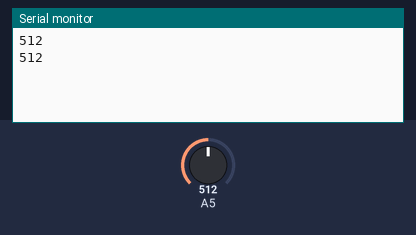
This sketch was run on a simulated Arduino Uno, built with avr-gcc and run on an emulated ATmega328P. On the bench: the last lines printed to the serial monitor. The test bench sets the inputs (shaded band); at power-on: A5 = 512.

Above: at 1.8 s.
1.9 s: A5 set to 716
At 2.8 s:
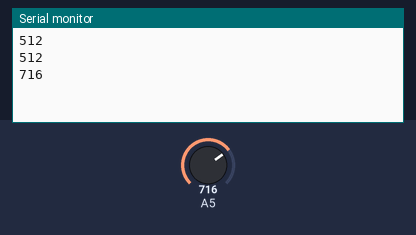
3.4 s: A5 set to 900
At 4.8 s:
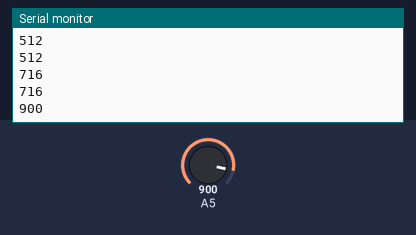
Timing chart, 0 to 6.4 s (numbered marks = the images above; inputs shaded):
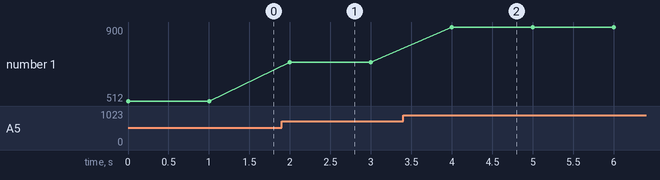

Measured:
- after the input at 1.9 s, the serial monitor: prints a new line after 0.10 s (image 1)
- after the input at 3.4 s, the serial monitor: prints a new line after 0.60 s (image 2)
- plotted number 1: 512 → 716 after the input at 1.9 s, 716 → 900 after the input at 3.4 s

The sketch:

Analog_Read_Test.ino
```cpp
unsigned int readVal;
void setup() {
  // put your setup code here, to run once:
  Serial.begin(115200);
}

void loop() {
  // put your main code here, to run repeatedly:
  readVal = analogRead(A5);

  Serial.println(readVal);
  delay(1000);
}
```
